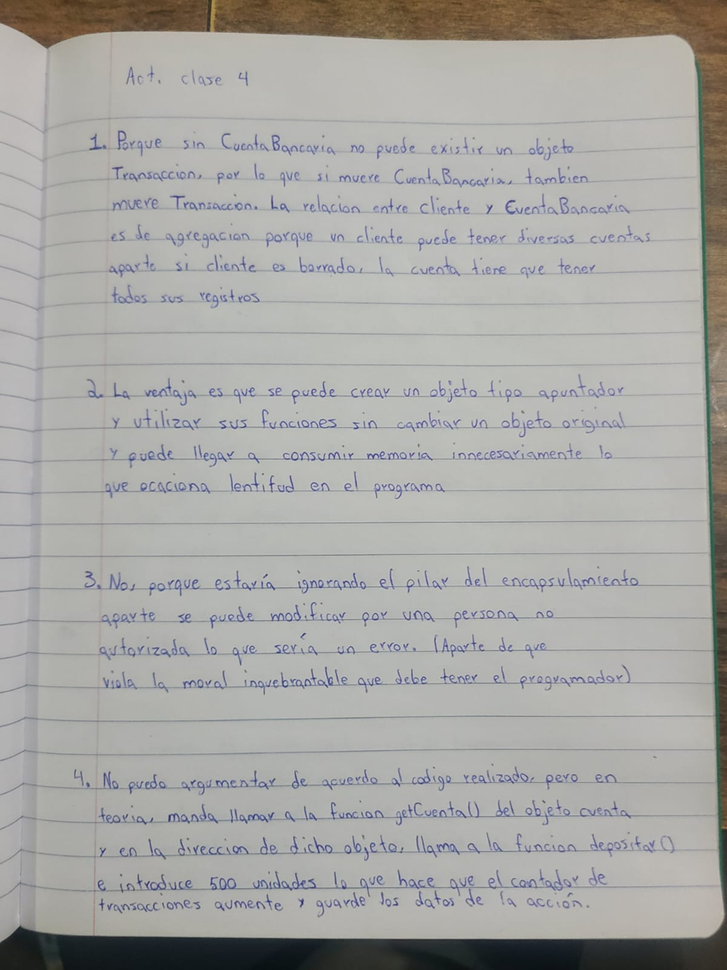
#> input picture h1.png, 727 x 970 px, shrunk from 960 x 1280 before the run, found by its file name
$ python PythonApplication1.py
#> lines starting #> are read from the running program, lines starting #| are printed output that depends on the picture; after the words box and inside, x2 and y2 are one past the last pixel; in counts of white or black regions, pixels touching at a corner belong together
import cv2
import matplotlib.pyplot as plt

def segmentarImagen(ruta):
    #esta funcion es para hacer toda la imagen gris
#> called with ruta = '/content/h1.png'
    imagen = cv2.imread(ruta, cv2.IMREAD_GRAYSCALE)
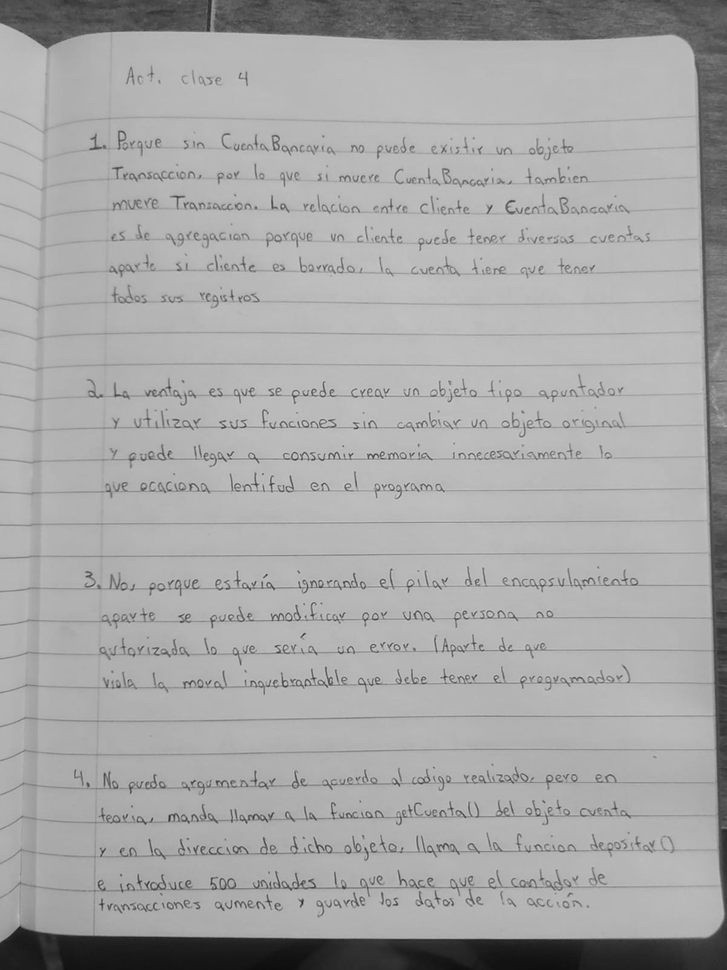
#> imagen: shape (970, 727); min 13, max 211, mean 166.8

    #validacion por si acaso no se cargo la foto
    if imagen is None:
        print(f"Error: No se pudo cargar la imagen en la ruta '{ruta}'")
        return

    #valor basico del umbral
    valorUmbral = 127
    #separar imagen del fondo con el contraste de los grises
    _, umbralBasico = cv2.threshold(imagen, valorUmbral, 255, cv2.THRESH_BINARY)
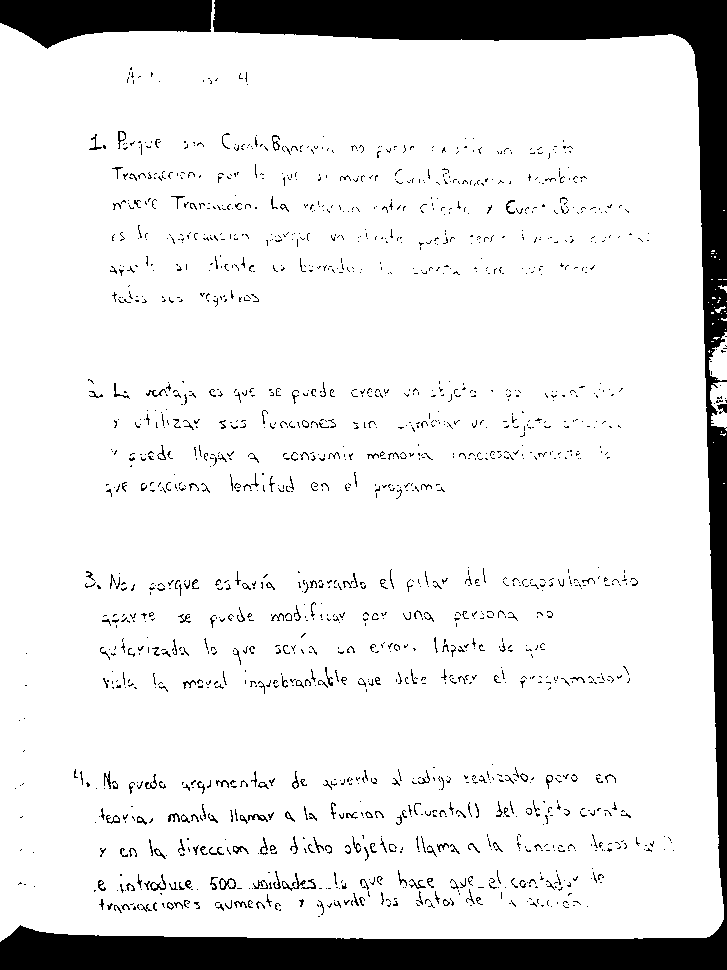
#> umbralBasico: shape (970, 727); 88.7% white; 1603 black regions (1390 under 20 px), largest, box (x1, y1, x2, y2) and area: (0, 0, 727, 970) 58026, (0, 0, 212, 49) 7164, (282, 873, 306, 891) 87

    #algoritmo para calcular el umbral ideal segun el algoritmo de otsu
    umbralCalculado, umbralOtsu = cv2.threshold(imagen, 0, 255, cv2.THRESH_BINARY + cv2.THRESH_OTSU)
#> umbralCalculado = 127
    print(f"El umbral óptimo calculado por Otsu es: {umbralCalculado}")
#| El umbral óptimo calculado por Otsu es: 127.0

    #THRESH_BINARY hacer que el fondo sea negro y el objeto blanco (por los contrastes)
    #THRESH_OTSU aplica un algoritmo estadistico descrito por gonzalez y woods

    #muestra de resultados (para esto la libreria de matplot)
    #biblioteca de nombres de las imagenes
    titulos = ['Imagen Original',
               f'Umbral Básica (T={valorUmbral})',
               f'Umbral de Otsu (T={umbralCalculado})']
#> titulos = ['Imagen Original', 'Umbral Básica (T=127)', 'Umbral de Otsu (T=127.0)']
    imagenes = [imagen, umbralBasico, umbralOtsu]

    plt.figure(figsize=(15, 5))#lienzo de matplot
    for i in range(3):#para cada una de las imagenes con modificaciones en su escala de grises
        plt.subplot(1, 3, i+1)#dividir en 1 fila y 3 columnas
        plt.imshow(imagenes[i], cmap='gray')#forzar a que las imagenes se pinten en escala de grises
        plt.title(titulos[i])#titulos de las imagenes
        plt.axis('off') #ocultar los ejes del lienzo para ver mejor las imagenes

    plt.tight_layout()#acomodar automaticamente
    plt.show()#mostrar
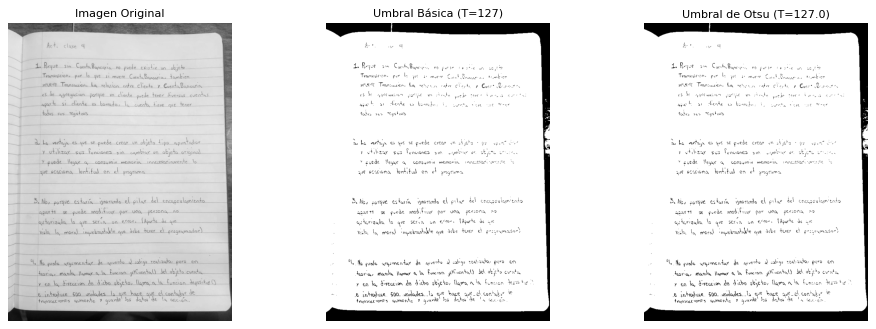
#> figure drawn by matplotlib, 3 panels

#por fin ejecutar
if __name__ == "__main__":
    segmentarImagen(r'/content/h1.png')

$ run again, with 01_image.jpg saved as h1.png
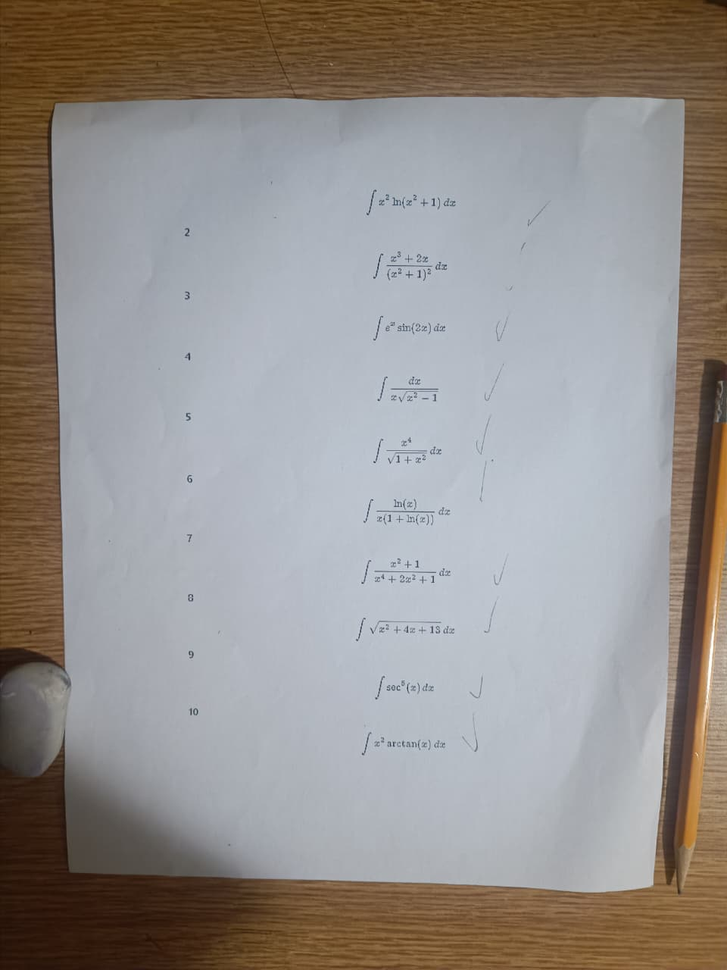
#> input picture 01_image.jpg, 727 x 970 px, shrunk from 960 x 1280 before the run, found by its file name
#> in segmentarImagen, `_, umbralBasico = cv2.threshold(imagen, valorUmbral, 255, cv2.THRESH_B..`:
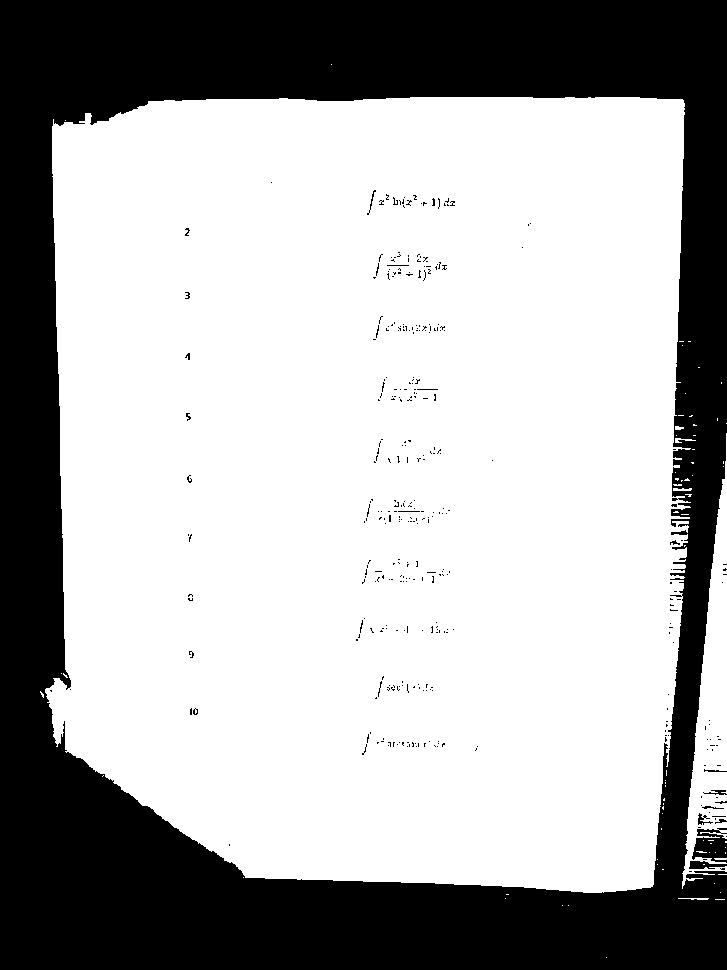
#> umbralBasico: shape (970, 727); 67.7% white; 362 black regions (345 under 20 px), largest, box (x1, y1, x2, y2) and area: (0, 0, 727, 970) 225085, (692, 828, 727, 863) 811, (689, 861, 727, 869) 196
#> umbralOtsu: shape (970, 727); 67.8% white; 369 black regions (353 under 20 px), largest, box (x1, y1, x2, y2) and area: (0, 0, 727, 970) 224552, (692, 833, 727, 863) 703, (689, 861, 727, 869) 189
#> umbralCalculado = 126
#| El umbral óptimo calculado por Otsu es: 126.0
#> titulos = ['Imagen Original', 'Umbral Básica (T=127)', 'Umbral de Otsu (T=126.0)']
#> in segmentarImagen, `plt.show()#mostrar`:
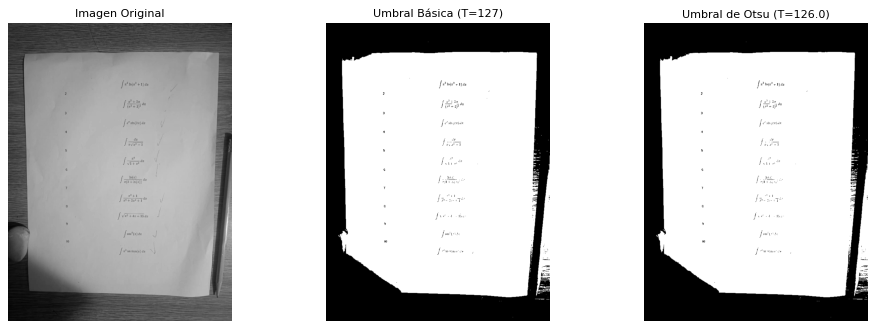
#> figure drawn by matplotlib, 3 panels

$ run again, with IMG_20260704_150429.jpg saved as h1.png
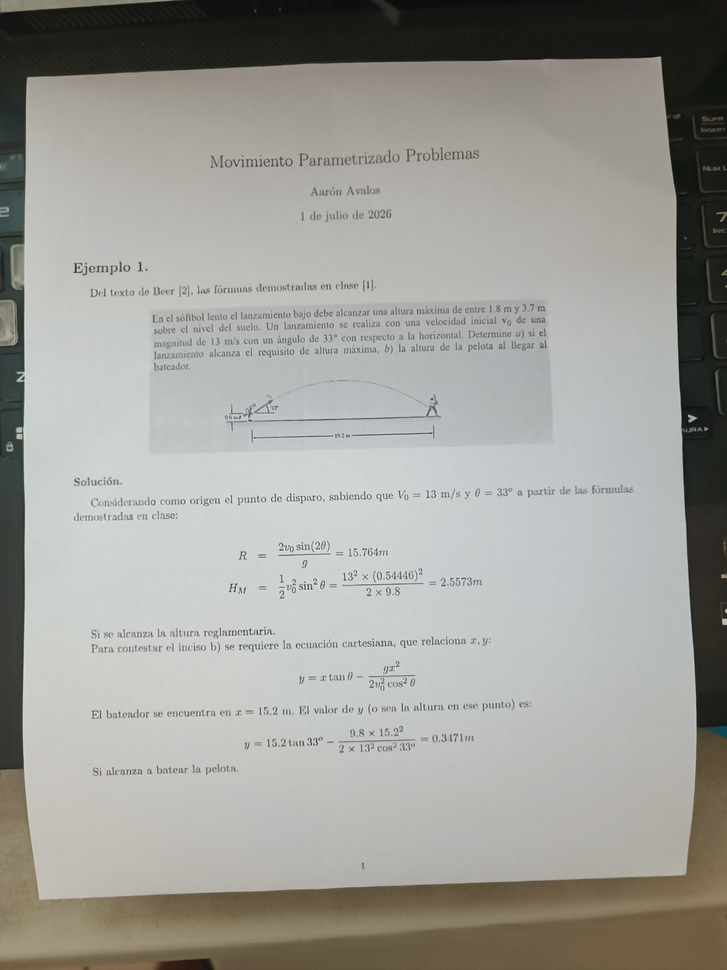
#> input picture IMG_20260704_150429.jpg, 727 x 970 px, shrunk from 3000 x 4000 before the run, found by its file name
#> in segmentarImagen, `_, umbralBasico = cv2.threshold(imagen, valorUmbral, 255, cv2.THRESH_B..`:
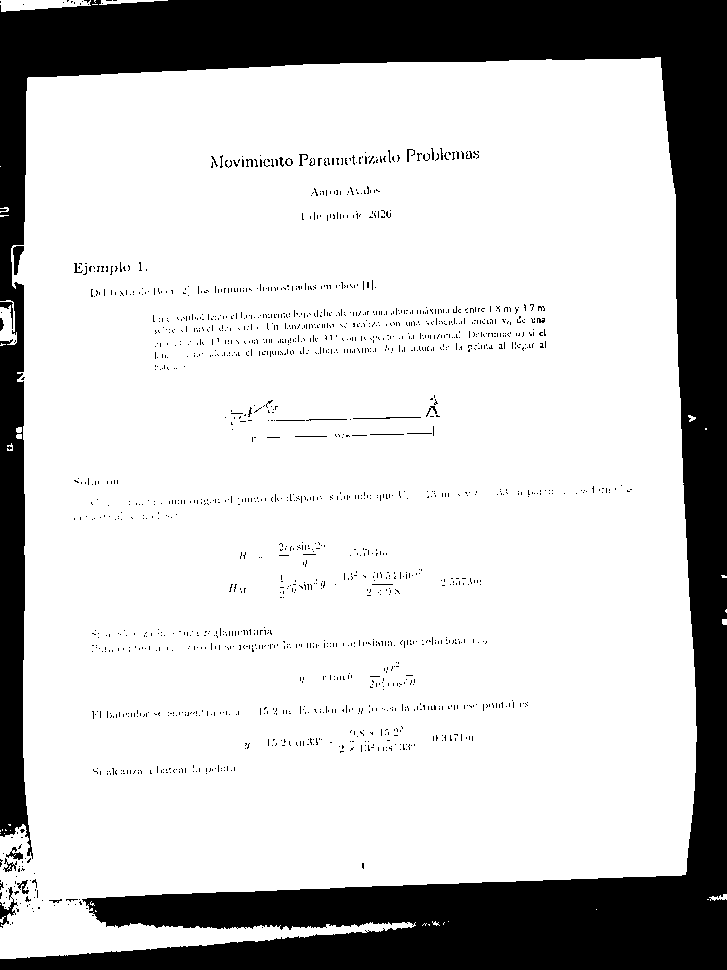
#> umbralBasico: shape (970, 727); 77.8% white; 1649 black regions (1619 under 20 px), largest, box (x1, y1, x2, y2) and area: (0, 0, 727, 970) 149820, (0, 887, 18, 928) 221, (13, 246, 24, 275) 180
#> umbralOtsu: shape (970, 727); 79% white; 1430 black regions (1413 under 20 px), largest, box (x1, y1, x2, y2) and area: (0, 0, 727, 926) 117125, (0, 903, 727, 970) 26837, (13, 246, 23, 275) 137
#> umbralCalculado = 120
#| El umbral óptimo calculado por Otsu es: 120.0
#> titulos = ['Imagen Original', 'Umbral Básica (T=127)', 'Umbral de Otsu (T=120.0)']
#> in segmentarImagen, `plt.show()#mostrar`:
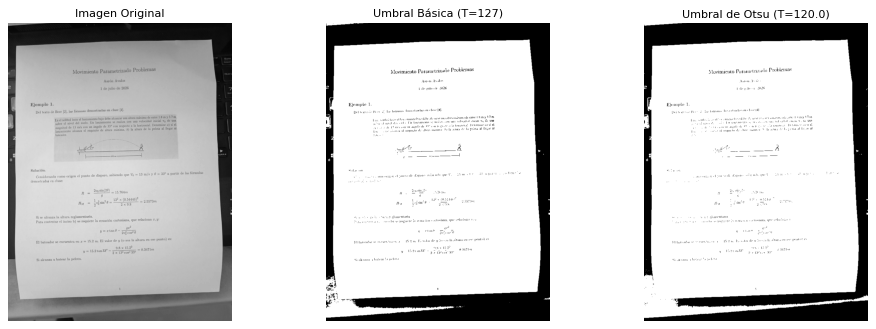
#> figure drawn by matplotlib, 3 panels
